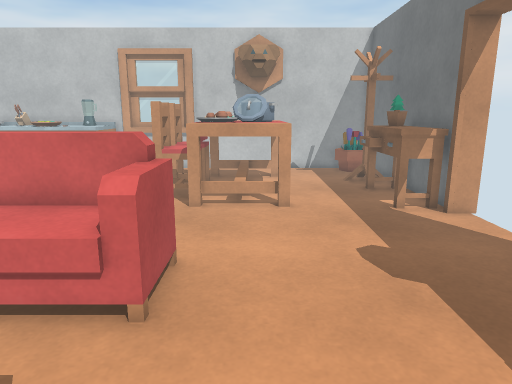
view 1 (above)

17 first-person views from a walk through a scene from a Unity 3-D project. The camera is 1.3 m above the floor, tilts 12° down and sees 70° across. The floor is counted in squares, 0.36 m on a side. Each view is taken from the middle of a square. On the plan, view 1 faces up. The plan holds only what a view shows up to about 20 squares ahead; the rest is blank. The player is left out. Some animated figures are left out. Door leaves are left out, so doorways stand open. Surface patterns are stand-ins for the level's own textures.

view 2
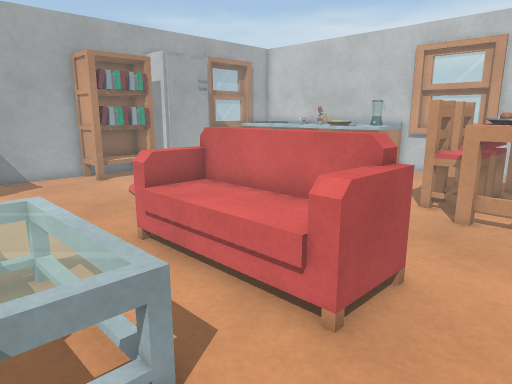

view 3
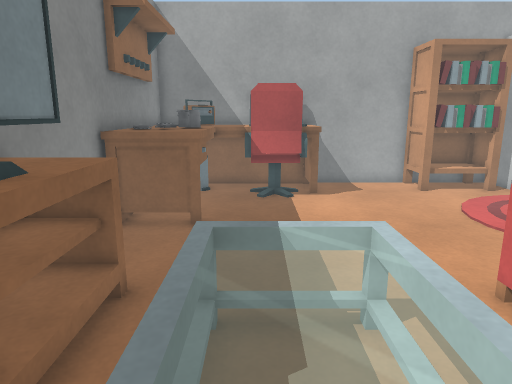

view 4
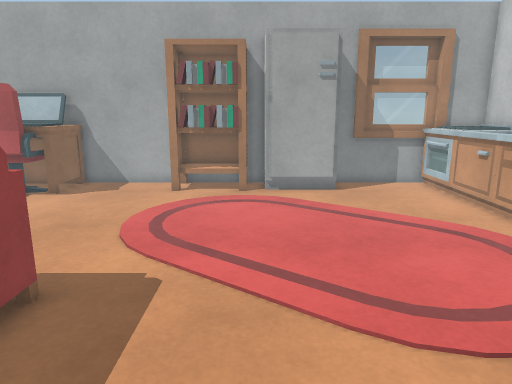

view 5
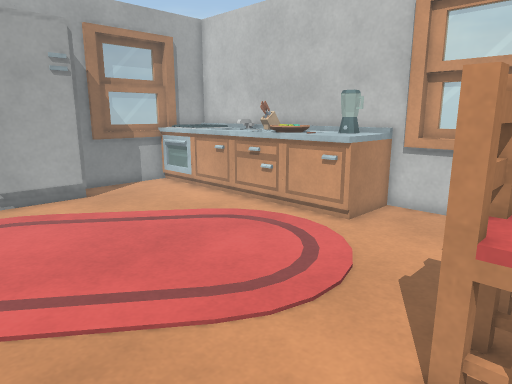

view 6
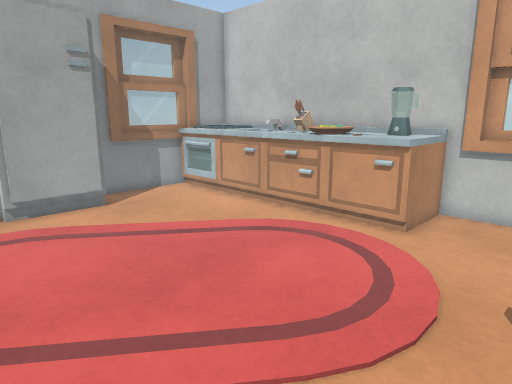

view 7
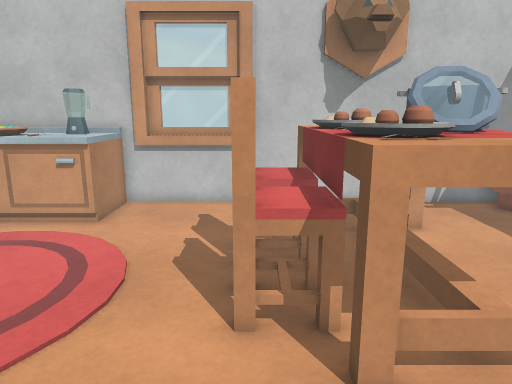

view 8
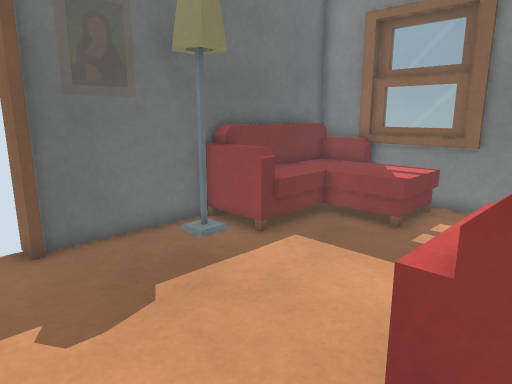

view 9
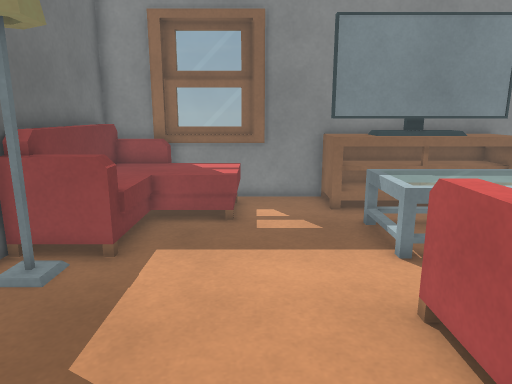

view 10
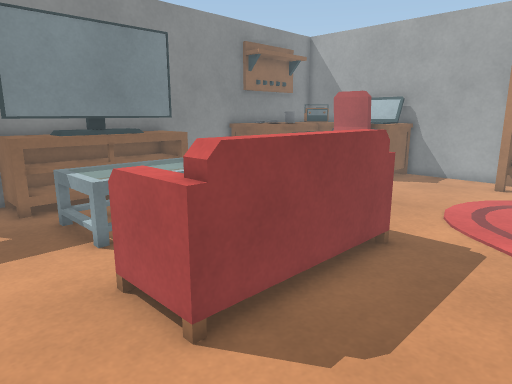

view 11
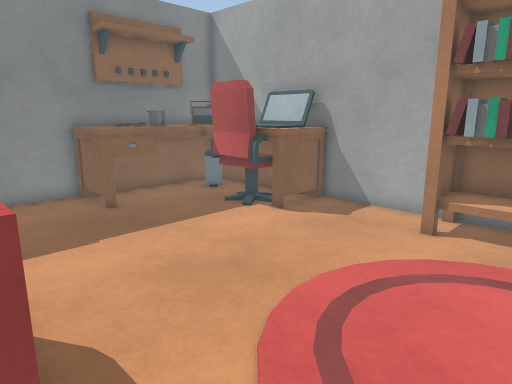

view 12
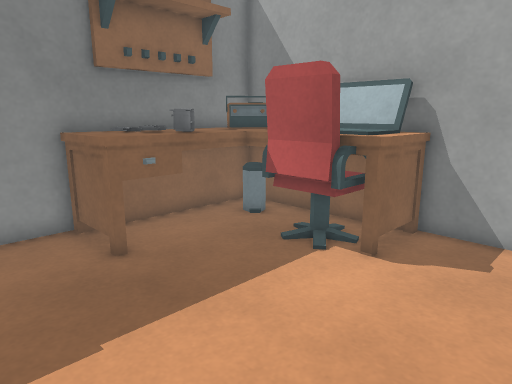

view 13
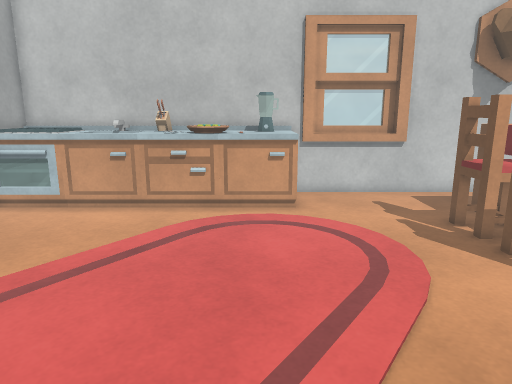

view 14
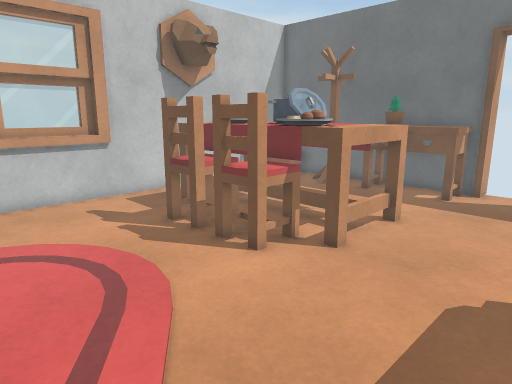

view 15
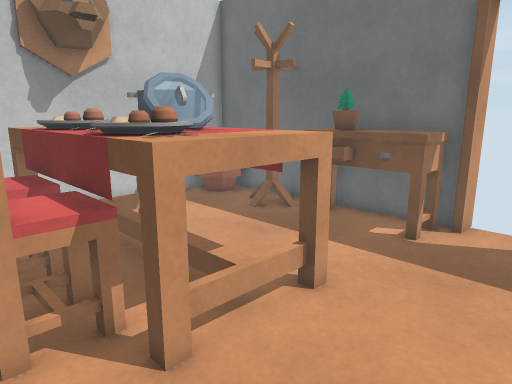

view 16
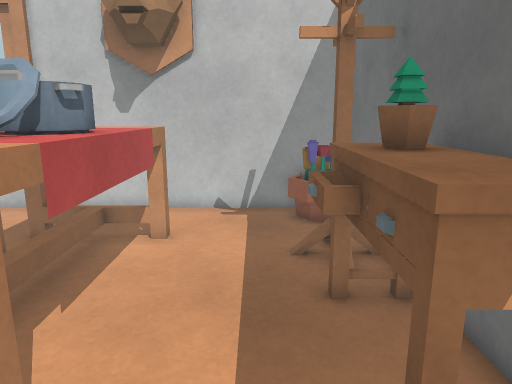

view 17
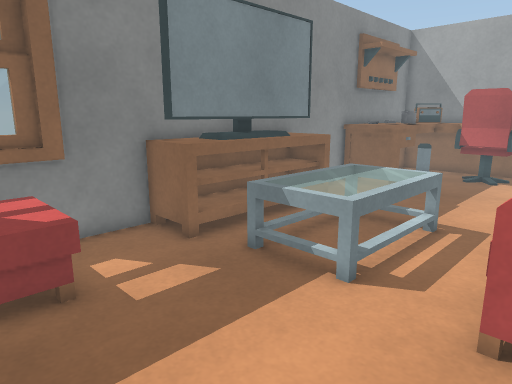

### Floor plan
Points are (right, up) in squares from view 1. A wall is a line through its corners. A room is listed if a view was taken in it or the views show most of it. See-through windows are left out.
Room 1 (views 1, 2, 3, 4, 5, 6, 7, 8, 9, 10, 11, 12, 13, 14, 15, 16, 17)
walls: (-12.4, 22.2) (-12.9, 22); (-12.3, 22.8) (-12.6, 22.4) (-13, 22.3); (-5.8, -4) (4.9, -4); (5.5, 17.4) (5.5, 18); (-21.5, 9) (-21.5, -4) (-6.1, -4); (-16, -1.5) (-16.4, -1.8); (7.2, 13.9) (5.5, 13.9) (5.5, 16.5); (-21.5, 13.5) (-21.5, 12.5); (7.5, 13.5) (7.5, 25) (-21.5, 25) (-21.5, 17.2); (-4, 24.8) (-8.9, 24.8); (-4.6, 25.2) (-8.4, 25.2); (-16.4, -2.4) (-15.7, -1.8) (-15.3, -2.2); (0.5, -3.8) (5.4, -3.8); (6, 19.9) (6, 20.4); (6.6, 20) (5.6, 20); (-21.3, 21.5) (-21.3, 18.1); (5.4, -4) (7.5, -4) (7.5, 8.5)
low walls: (-8.8, -1.6) (-8.8, -3.6) (-2.6, -3.6); (-9.1, -1.7) (-7.4, -1.7); (-8.8, -2) (-7.4, -2); (-3.5, -1.7) (-1.9, -1.7) (-1.9, -2.5); (-3.5, -2) (-2.2, -2); (7.1, 17.7) (5.5, 17.7)
ways out: open door at (7.5, 11)
objects: desk (-21, -3) to (-14, 0); other object (-21, 1) to (-19, 3); desk (-21, 4) to (-18, 4); bookshelf (-21, 9) to (-19, 12); fridge (-21, 13) to (-19, 17); stove (-21, 22) to (-19, 24); other object (-20, -2) to (-19, -1); chair (-18, 1) to (-18, 3); sink (-18, 22) to (-16, 24); drawers (-15, 22) to (-13, 24); other object (-15, 23) to (-15, 24); cabinet (-12, 22) to (-9, 24); sofa (-9, 6) to (-2, 9); TV (-8, -3) to (-2, -2); table (-8, 0) to (-3, 3); table (-4, 14) to (1, 22); sofa (2, -3) to (7, 3); drawers (5, 16) to (5, 18); other object (6, 17) to (7, 17); other object (6, 24)

Positions as (right, up) in squares from view 1, and headings:
1: (0, 0), facing up
2: (1, 1), facing up-left
3: (-2, 1), facing left
4: (-2, 13), facing left
5: (-3, 11), facing up-left
6: (-5, 11), facing up-left
7: (-4, 10), facing up
8: (-3, 11), facing down-right
9: (1, 12), facing down
10: (1, 13), facing down-left
11: (-8, 13), facing down-left
12: (-10, 8), facing down-left
13: (-11, 8), facing up
14: (-11, 9), facing up-right
15: (-5, 10), facing up-right
16: (4, 11), facing up
17: (4, 7), facing down-left
